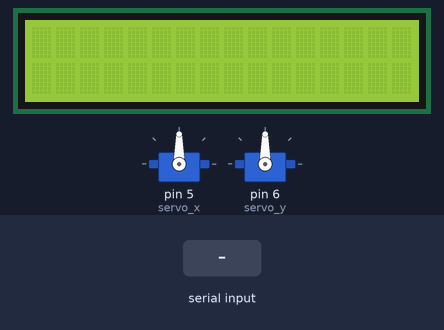
A sketch run on a simulated Arduino Uno, built with avr-gcc and run on an emulated ATmega328P. Shown: 16×2 character LCD, 2 × servo. The inputs (shaded band) are chosen by the test bench.

Above: at 1.3 s.
1.4 s: "s" received over Serial
At 2.5 s:
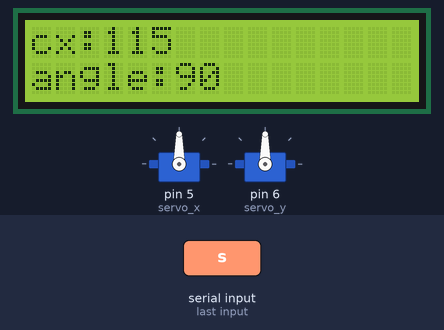
2.9 s: "c" received over Serial
At 3.6 s:
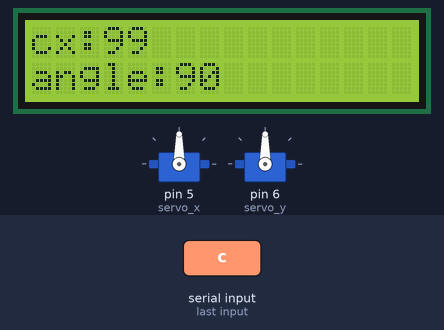
Timing chart, 0 to 5.9 s (numbered marks = the images above; inputs shaded):
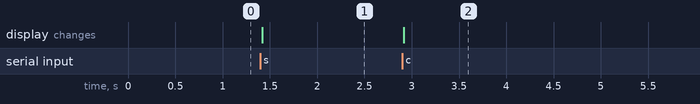

The sketch:

servo_motor_tracking_blue_color.ino
```cpp
#include <Wire.h>
#include <LiquidCrystal_I2C.h>
#include <Servo.h>

Servo servo_x;
Servo servo_y;
LiquidCrystal_I2C lcd = LiquidCrystal_I2C(0x27, 16, 2);

byte incomingByte;
float Lat,Long;

int motor_angle_x = 90;
int motor_angle_y = 90;

void setup() {
  Serial.begin(115200);
  lcd.init();
  lcd.backlight();
  lcd.begin (16, 2);

  servo_x.attach(5);
  servo_y.attach(6);
  servo_x.write(motor_angle_x);
  servo_y.write(motor_angle_y);
}

void loop() {

  if (Serial.available() > 0 ) {
    incomingByte = Serial.read();
    if(incomingByte != 10){
    //Serial.println(incomingByte);
    lcd.setCursor(0, 0);
    lcd.print("cx:");
    lcd.print(incomingByte);
    lcd.print("  ");
    if(incomingByte == 115){//stop s
      motor_angle_x = 90;
      motor_angle_y = 90;
    }
    if(incomingByte == 99){//center c
      motor_angle_x = motor_angle_x;
      motor_angle_y = motor_angle_y;
    }
    else if(incomingByte == 114){ //right r
      motor_angle_x = motor_angle_x-1;
      if(motor_angle_x<=0){
        motor_angle_x = 0;
      }
    }
    else if(incomingByte == 108){//left l
      motor_angle_x = motor_angle_x+1;
      if(motor_angle_x>=180){
        motor_angle_x = 180;
      }
    }
    else if(incomingByte == 98){//bottom b
      motor_angle_y = motor_angle_y-1;
      if(motor_angle_y<=0){
        motor_angle_y = 0;
      }
    }
    else if(incomingByte == 116){//top t
      motor_angle_y = motor_angle_y+1;
      if(motor_angle_y>=180){
        motor_angle_y = 180;
      }
    }
    lcd.setCursor(0, 1);
    lcd.print("angle:");
    lcd.print(motor_angle_x);
    lcd.print("  ");

    servo_x.write(motor_angle_x);
    servo_y.write(motor_angle_y);
    //delay(20);
    }
  }
}
```

Measured:
- after the input at 1.4 s, the display: changes at once (image 1)
- after the input at 2.9 s, the display: changes at once (image 2)
